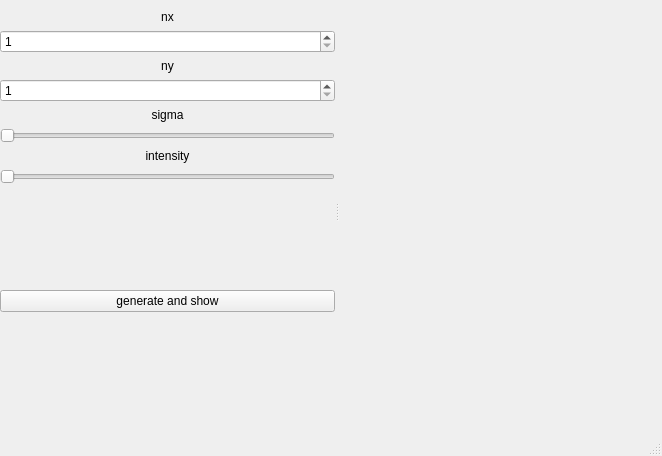
<?xml version="1.0" encoding="UTF-8"?>
<ui version="4.0">
 <class>MainWindow</class>
 <widget class="QMainWindow" name="MainWindow">
  <property name="geometry">
   <rect>
    <x>0</x>
    <y>0</y>
    <width>662</width>
    <height>456</height>
   </rect>
  </property>
  <property name="windowTitle">
   <string>MainWindow</string>
  </property>
  <widget class="QWidget" name="centralwidget">
   <widget class="QSplitter" name="splitter">
    <property name="geometry">
     <rect>
      <x>0</x>
      <y>10</y>
      <width>641</width>
      <height>401</height>
     </rect>
    </property>
    <property name="orientation">
     <enum>Qt::Horizontal</enum>
    </property>
    <widget class="QWidget" name="verticalLayoutWidget">
     <layout class="QVBoxLayout" name="verticalLayout">
      <item>
       <widget class="QLabel" name="label">
        <property name="text">
         <string>&lt;html&gt;&lt;head/&gt;&lt;body&gt;&lt;p align=&quot;center&quot;&gt;nx&lt;/p&gt;&lt;/body&gt;&lt;/html&gt;</string>
        </property>
       </widget>
      </item>
      <item>
       <widget class="QSpinBox" name="nxbox">
        <property name="minimum">
         <number>1</number>
        </property>
        <property name="maximum">
         <number>5</number>
        </property>
       </widget>
      </item>
      <item>
       <widget class="QLabel" name="label_2">
        <property name="text">
         <string>&lt;html&gt;&lt;head/&gt;&lt;body&gt;&lt;p align=&quot;center&quot;&gt;ny&lt;/p&gt;&lt;/body&gt;&lt;/html&gt;</string>
        </property>
       </widget>
      </item>
      <item>
       <widget class="QSpinBox" name="nybox">
        <property name="minimum">
         <number>1</number>
        </property>
        <property name="maximum">
         <number>5</number>
        </property>
       </widget>
      </item>
      <item>
       <widget class="QLabel" name="label_3">
        <property name="text">
         <string>&lt;html&gt;&lt;head/&gt;&lt;body&gt;&lt;p align=&quot;center&quot;&gt;sigma&lt;/p&gt;&lt;/body&gt;&lt;/html&gt;</string>
        </property>
       </widget>
      </item>
      <item>
       <widget class="QSlider" name="sigmaslider">
        <property name="minimum">
         <number>10</number>
        </property>
        <property name="maximum">
         <number>1000</number>
        </property>
        <property name="orientation">
         <enum>Qt::Horizontal</enum>
        </property>
       </widget>
      </item>
      <item>
       <widget class="QLabel" name="label_4">
        <property name="text">
         <string>&lt;html&gt;&lt;head/&gt;&lt;body&gt;&lt;p align=&quot;center&quot;&gt;intensity&lt;/p&gt;&lt;/body&gt;&lt;/html&gt;</string>
        </property>
       </widget>
      </item>
      <item>
       <widget class="QSlider" name="intenseslider">
        <property name="minimum">
         <number>1</number>
        </property>
        <property name="orientation">
         <enum>Qt::Horizontal</enum>
        </property>
       </widget>
      </item>
      <item>
       <spacer name="verticalSpacer">
        <property name="orientation">
         <enum>Qt::Vertical</enum>
        </property>
        <property name="sizeHint" stdset="0">
         <size>
          <width>20</width>
          <height>40</height>
         </size>
        </property>
       </spacer>
      </item>
      <item>
       <widget class="QPushButton" name="runbtn">
        <property name="text">
         <string>generate and show</string>
        </property>
       </widget>
      </item>
      <item>
       <spacer name="verticalSpacer_2">
        <property name="orientation">
         <enum>Qt::Vertical</enum>
        </property>
        <property name="sizeHint" stdset="0">
         <size>
          <width>20</width>
          <height>40</height>
         </size>
        </property>
       </spacer>
      </item>
     </layout>
    </widget>
    <widget class="MatrixWidget" name="matrix_widget" native="true"/>
   </widget>
  </widget>
  <widget class="QMenuBar" name="menubar">
   <property name="geometry">
    <rect>
     <x>0</x>
     <y>0</y>
     <width>662</width>
     <height>22</height>
    </rect>
   </property>
  </widget>
  <widget class="QStatusBar" name="statusbar"/>
 </widget>
 <customwidgets>
  <customwidget>
   <class>MatrixWidget</class>
   <extends>QWidget</extends>
   <header location="global">matrix_output_widget.h</header>
   <container>1</container>
   <slots>
    <slot>sigma_slot()</slot>
   </slots>
  </customwidget>
 </customwidgets>
 <resources/>
 <connections/>
</ui>
